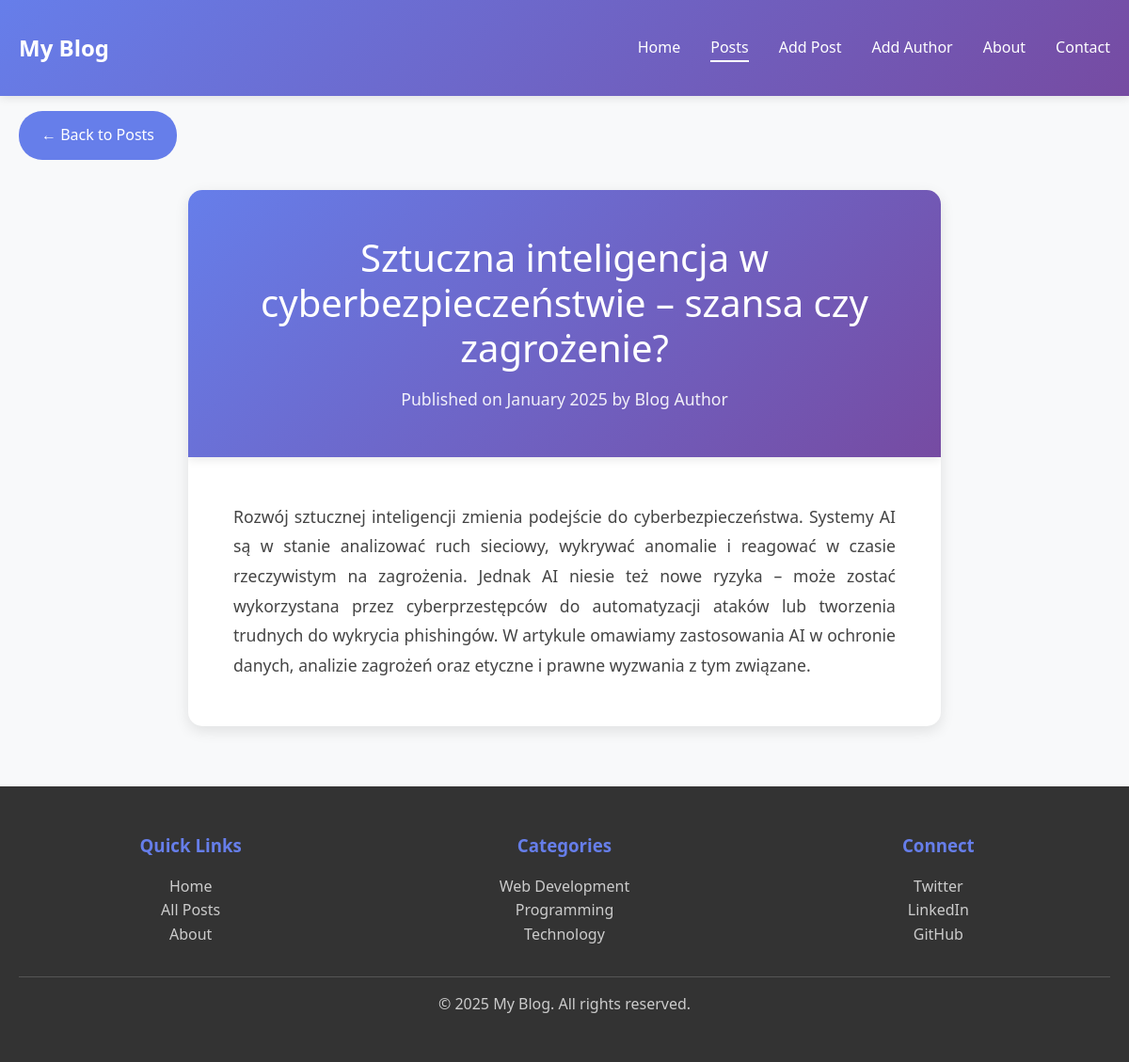
/blog/post/6/, run on the app's committed database.
### blog/models.py (models this page shows, shortened)
class BlogPost(models.Model):
    title = models.CharField(max_length=200)
    excerpt = models.CharField(max_length=500, blank=True, null=True)
    author = models.ForeignKey(Author, on_delete=models.CASCADE, related_name='posts')
    tags = models.ManyToManyField(Tag, blank=True, related_name='posts')
    content = models.TextField()
    created_at = models.DateTimeField(auto_now_add=True)
    updated_at = models.DateTimeField(auto_now=True)
    image = models.ImageField(upload_to='blog_images/', blank=True, null=True)
    slug = models.SlugField(max_length=200, unique=True, blank=True, null=True)
    class Meta:
        ordering = ['-created_at']
        verbose_name_plural = "Blog Posts"

### blog/views.py (the view)
# urls.py: path('post/<int:post_id>/', blog_views.posts_view, name='post'),
def posts_view(request, post_id):
    try:
        posts = BlogPost.objects.all().values('id', 'title', 'content')  # Fetch posts from the database
        if not posts:
            return posts_main_view(request)
        post_id = int(post_id)
        post = next((post for post in posts if post['id'] == post_id), None)
        if post is None:
            return posts_main_view(request)
        return render(request, 'blog/post_text_template.html', {
            'url': 'blog',
            'links': get_navigation_links('Posts'),
            'article_title': post['title'],
            'article_text': post['content'],
            'article_date': 'January 2025',  # You can add dates to your posts data later
            'article_author': 'Blog Author',  # You can add authors to your posts data later
        })
    except (ValueError, TypeError):
        return posts_main_view(request)

### blog/views.py (called while the page is built)
def get_navigation_links(active_page):
    links = [
        {'name': 'Home', 'url': '/', 'active': False},
        {'name': 'Posts', 'url': '/blog/posts', 'active': False},
        {'name': 'Add Post', 'url': '/blog/add_post', 'active': False},
        {'name': 'Add Author', 'url': '/blog/add_author', 'active': False},
        {'name': 'About', 'url': '/blog/about', 'active': False},
        {'name': 'Contact', 'url': '/blog/contact', 'active': False},
    ]
    for link in links:
        if link['name'].lower() == active_page.lower():
            link['active'] = True
        else:
            link['active'] = False
    return links

### blog/templates/blog/post_text_template.html (shortened to what this page needs)
<!DOCTYPE html>
<html lang="en">
<head>
</head>
<body>
    <header>
        <nav class="container">
            <div class="logo">My Blog</div>
            <ul class="nav-links">
                {% for link in links %}
                    <li><a href="{{ link.url }}" class="{% if link.active %}active{% endif %}">{{ link.name }}</a></li>
                {% endfor %}
            </ul>
        </nav>
    </header>
    <main class="container">
        <a href="/blog/posts/" class="back-button">← Back to Posts</a>
        <article class="article-container">
            <header class="article-header">
                <h1 class="article-title">{{ article_title }}</h1>
                <div class="article-meta">
                    {% if article_date %}
                        Published on {{ article_date }}
                    {% endif %}
                    {% if article_author %}
                        by {{ article_author }}
                    {% endif %}
                </div>
            </header>
            <div class="article-content">
                <div class="article-text">
                    {{ article_text|safe }}
                </div>
            </div>
        </article>
    </main>
    <footer>
        <div class="container">
            <div class="footer-content">
                <div class="footer-section">
                    <h3>Quick Links</h3>
                    <p><a href="/">Home</a></p>
                    <p><a href="/blog/posts/">All Posts</a></p>
                    <p><a href="/blog/about/">About</a></p>
                </div>
                <div class="footer-section">
                    <h3>Categories</h3>
                    <p><a href="#">Web Development</a></p>
                    <p><a href="#">Programming</a></p>
                    <p><a href="#">Technology</a></p>
                </div>
                <div class="footer-section">
                    <h3>Connect</h3>
                    <p><a href="#">Twitter</a></p>
                    <p><a href="#">LinkedIn</a></p>
                    <p><a href="#">GitHub</a></p>
                </div>
            </div>
            <div class="footer-bottom">
                <p>&copy; 2025 My Blog. All rights reserved.</p>
            </div>
        </div>
    </footer>
</body>
</html>

### blog/templates/blog/post_text_template.html (style rules this page uses)
* { margin: 0; padding: 0; box-sizing: border-box; }
body { font-family: 'Segoe UI', Tahoma, Geneva, Verdana, sans-serif; line-height: 1.6; color: #333; background-color: #f8f9fa; }
.container { max-width: 1200px; margin: 1rem auto; padding: 0 20px; }
header { background: linear-gradient(135deg, #667eea 0%, #764ba2 100%); color: white; padding: 1rem 0; box-shadow: 0 2px 10px rgba(0,0,0,0.1); }
nav { display: flex; justify-content: space-between; align-items: center; }
.logo { font-size: 1.5rem; font-weight: bold; }
.nav-links { list-style: none; display: flex; gap: 2rem; }
.nav-links a { color: white; text-decoration: none; transition: opacity 0.3s; }
.nav-links a.active { border-bottom: 2px solid white; padding-bottom: 3px; }
main { padding: 4rem 0; }
.article-container { max-width: 800px; margin: 0 auto; background: white; border-radius: 15px; box-shadow: 0 5px 15px rgba(0,0,0,0.1); overflow: hidden; }
.article-header { background: linear-gradient(135deg, #667eea 0%, #764ba2 100%); color: white; padding: 3rem 2rem; text-align: center; }
.article-title { font-size: 2.5rem; font-weight: 300; margin-bottom: 1rem; line-height: 1.2; }
.article-meta { opacity: 0.9; font-size: 1.1rem; }
.article-content { padding: 3rem; }
.article-text { font-size: 1.1rem; line-height: 1.8; color: #444; text-align: justify; }
.back-button { display: inline-block; margin-bottom: 2rem; background: #667eea; color: white; padding: 0.8rem 1.5rem; text-decoration: none; border-radius: 25px; transition: transform 0.3s, box-shadow 0.3s; }
footer { background: #333; color: white; text-align: center; padding: 2rem 0; margin-top: 4rem; }
.footer-content { display: grid; grid-template-columns: repeat(auto-fit, minmax(250px, 1fr)); gap: 2rem; margin-bottom: 2rem; }
.footer-section h3 { margin-bottom: 1rem; color: #667eea; }
.footer-section a { color: #ccc; text-decoration: none; transition: color 0.3s; }
.footer-bottom { border-top: 1px solid #555; padding-top: 1rem; color: #ccc; }

### data on the page
BlogPost: title "Sztuczna inteligencja w cyberbezpieczeństwie – szansa czy zagrożenie?", content "Rozwój sztucznej inteligencji zmienia podejście do cyberbezpieczeństwa. Systemy AI są w stanie analizować ruch sieciowy, wykrywać anomalie i reagować w czasie rzeczywistym na zagrożenia. Jednak AI niesie też nowe ryzyka – może zostać wykorzystana przez cyberprzestępców do automatyzacji ataków lub tworzenia trudnych do wykrycia phishingów. W artykule omawiamy zastosowania AI w ochronie danych, analizie zagrożeń oraz etyczne i prawne wyzwania z tym związane."

### other printed values
{{ link.name }} "Home" "Posts" "Add Post" "Add Author" "About" "Contact"
{{ article_date }} "January 2025"
{{ article_author }} "Blog Author"
